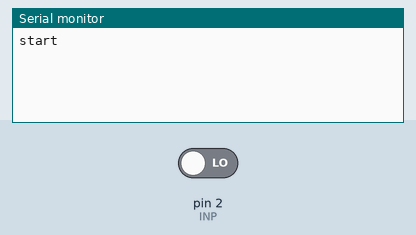
A sketch run on a simulated Arduino Uno, built with avr-gcc and run on an emulated ATmega328P. Shown: the last lines printed to the serial monitor. The inputs (shaded band) are chosen by the test bench; at power-on: pin 2 (INP) LOW.

Above: at 1.2 s.
1.3 s: pin 2 (INP) driven HIGH
At 2.1 s:
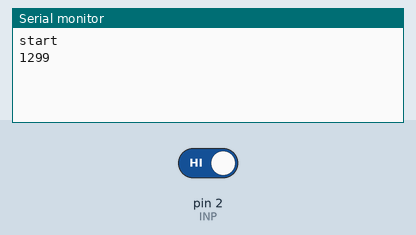
2.8 s: pin 2 (INP) driven LOW
At 3.2 s:
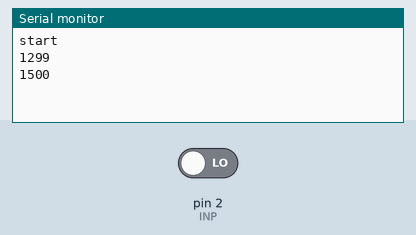

Measured:
- after the input at 1.3 s, the serial monitor: prints a new line at once (image 1)
- after the input at 2.8 s, the serial monitor: prints a new line at once (image 2)

The sketch:

zero_crosing_basic.ino
```cpp
#define INP 2

int pre = 0;
unsigned long t1 = 0;
unsigned long t2 = 0;
void setup()
{
    // put your setup code here, to run once:
    //  pinMode(INP,INPUT_PULLUP);
    pinMode(INP, INPUT);
    Serial.begin(9600);
    Serial.println("start");
}

void loop()
{
    // put your main code here, to run repeatedly:
    int now = digitalRead(INP);
    if (now != pre)
    {
        t1 = millis();
        Serial.println(t1 - t2);
        pre = now;
        t2 = t1;
    }
}
```
